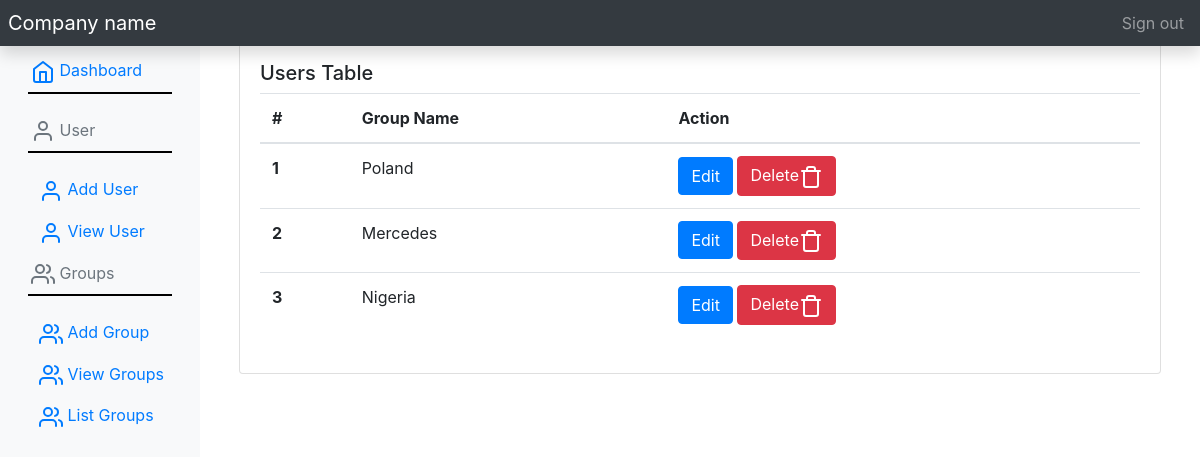
Page /i/index.php?view_groups on the committed database.
### tables this page shows
CREATE TABLE `user_group` (
  `id` int(11) NOT NULL,
  `group_name` varchar(150) NOT NULL
);

### core/init.php (called while the page is built, shortened)
<?php
global $pdo;
$getFromU = new User($pdo);

### core/libraries/User.php (called while the page is built, shortened)
<?php
class User {
	protected $pdo;
	public function __construct($pdo) {
		$this->pdo = $pdo;
	}
	public function getGroups(){
		$stmt = $this->pdo->prepare("SELECT * FROM `user_group`");
		$stmt->execute();
		return $stmt->fetchAll(PDO::FETCH_OBJ);
	}
}
?>

### i/views/dashboard/group/view_groups.php (the view, shortened to what this page needs)
<?php
$allGroups = $getFromU->getGroups();
?>
<div class="container">
    <div class="row">
        <div class="col-lg-12">
            <div class="card card-fullheight">
                <div class="card-body">
                    <h5 class="box-title">Users Table</h5>
                    <table class="table">
                        <thead>
                            <tr>
                                <th scope="col">#</th>
                                <th scope="col">Group Name</th>
                                <th scope="col">Action</th>
                            </tr>
                        </thead>
                        <tbody>
                            <?php
                            $i=1;
                            foreach($allGroups as $group): ?>
                            <tr>
                                <th scope="row"><?= $i;?></th>
                                <td><?= $group->group_name;?></td>
                                <td>
                                    <div>
                                        <a href="?edit_group=<?= $group->id?>"
                                            class="btn btn-primary btn-floating btn-md" type="button">Edit</a>
                                        <a href="?delete_group=<?= $group->id;?>"
                                            class="btn btn-danger btn-floating btn-md" type="button">Delete<span
                                                data-feather="trash"></span></a>
                                    </div>
                                </td>
                            </tr>
                            <?php $i++; endforeach;?>
                        </tbody>
                    </table>
                </div>
            </div>
        </div>
    </div>
</div>

### i/index.php (shortened to what this page needs)
<?php include '../core/init.php';
?>
<!DOCTYPE html>
<html lang="en">
<head>
    <link rel="stylesheet" href="https://cdn.jsdelivr.net/npm/bootstrap@4.6.1/dist/css/bootstrap.min.css">
    <link rel="stylesheet" href="/assets/css/dashboard.css" type="text/html" />
</head>
<body>
    <?php include './views/sidebar.php' ?>
    <main role="main" class="col-md-9 ml-sm-auto col-lg-10 px-4 mt-4">
        <div class="d-flex justify-content-between flex-wrap flex-md-nowrap align-items-center pt-3 pb-2 mb-3">
            <?php
foreach($_GET as $key => $val){
    switch ($key) {
         case 'view_groups':
            include 'views/dashboard/group/view_groups.php';
            break;
    }
}
	?>
        </div>
    </main>
    </div>
    </div>
</body>
</html>

### rows in the picture
user_group: group_name "Poland"
user_group: group_name "Mercedes"
user_group: group_name "Nigeria"
